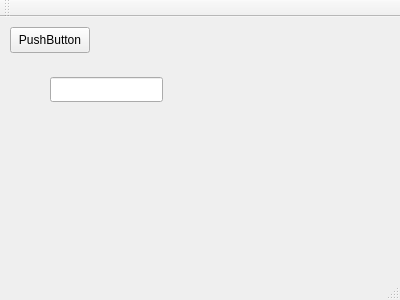
<?xml version="1.0" encoding="UTF-8"?>
<ui version="4.0">
 <class>MainWindow</class>
 <widget class="QMainWindow" name="MainWindow">
  <property name="geometry">
   <rect>
    <x>0</x>
    <y>0</y>
    <width>400</width>
    <height>300</height>
   </rect>
  </property>
  <property name="windowTitle">
   <string>MainWindow</string>
  </property>
  <widget class="QWidget" name="centralWidget">
   <widget class="QPushButton" name="pushButton">
    <property name="geometry">
     <rect>
      <x>10</x>
      <y>10</y>
      <width>80</width>
      <height>26</height>
     </rect>
    </property>
    <property name="text">
     <string>PushButton</string>
    </property>
   </widget>
   <widget class="QLineEdit" name="lineEdit">
    <property name="geometry">
     <rect>
      <x>50</x>
      <y>60</y>
      <width>113</width>
      <height>25</height>
     </rect>
    </property>
   </widget>
  </widget>
  <widget class="QMenuBar" name="menuBar">
   <property name="geometry">
    <rect>
     <x>0</x>
     <y>0</y>
     <width>400</width>
     <height>23</height>
    </rect>
   </property>
  </widget>
  <widget class="QToolBar" name="mainToolBar">
   <attribute name="toolBarArea">
    <enum>TopToolBarArea</enum>
   </attribute>
   <attribute name="toolBarBreak">
    <bool>false</bool>
   </attribute>
  </widget>
  <widget class="QStatusBar" name="statusBar"/>
 </widget>
 <layoutdefault spacing="6" margin="11"/>
 <resources/>
 <connections/>
</ui>
